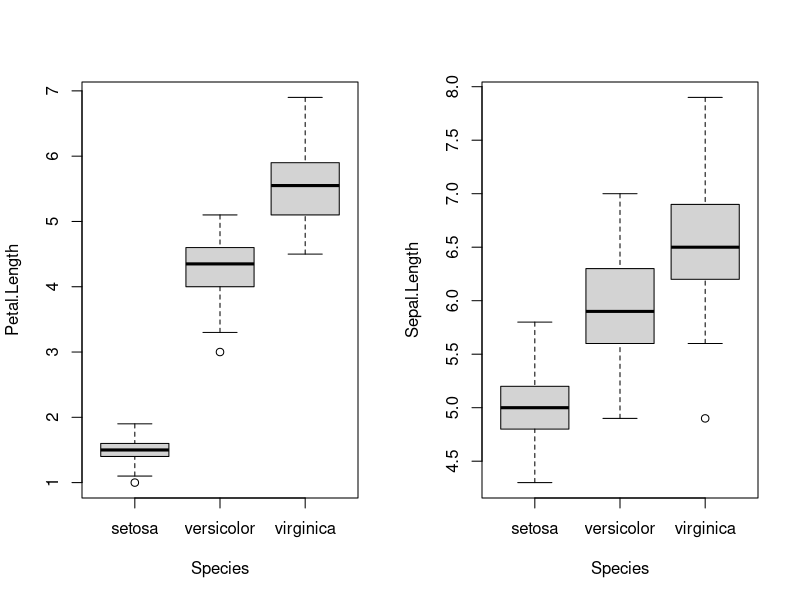
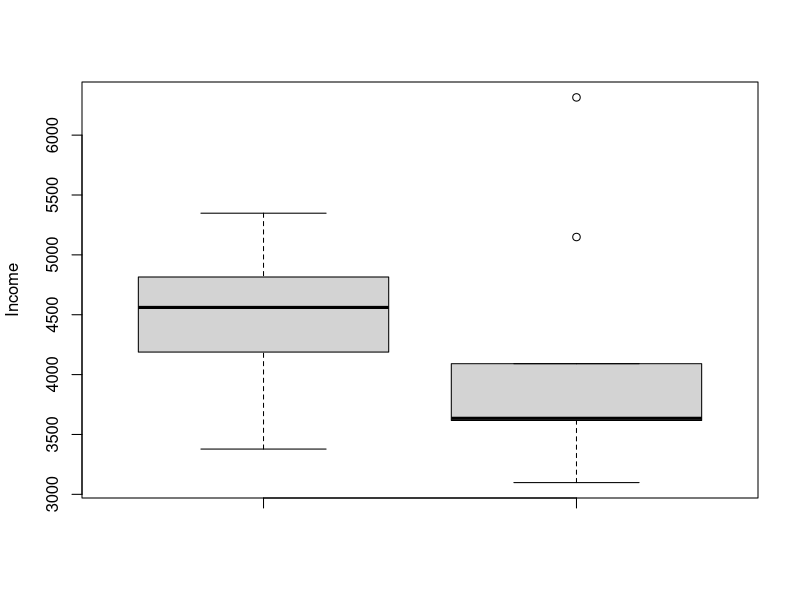
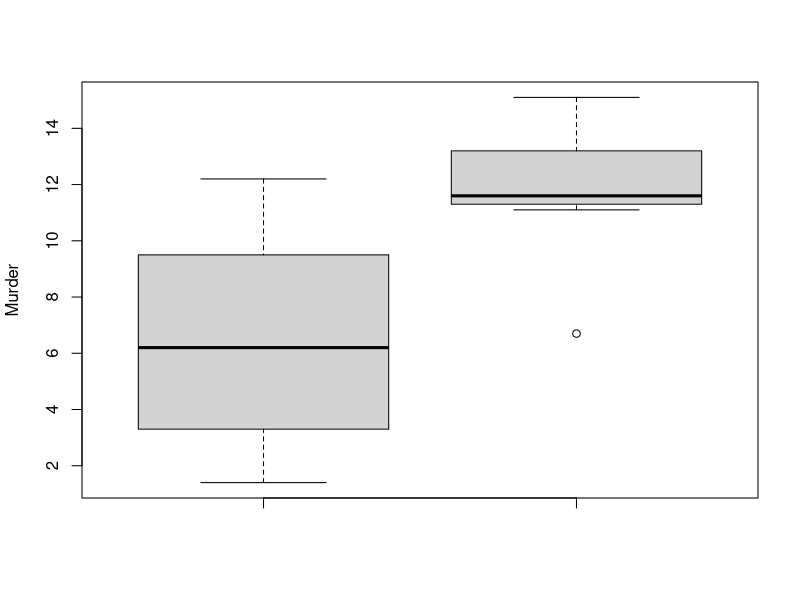

The R source for these figures, in order:
#20171274 정종찬 중간고사

#1. iris dataset 구조에 대해 설명하시오.
str(iris)


# Species에 따른 Petal.Length와 Sepal.Length에 대한 boxplot을 각각 그리고, boxplot으로 추정할 수 있는 것들을 모두 설명하시오. ( 5점 )
par(mfrow=c(1,2))
boxplot(Petal.Length~Species, data=iris, ylab='Petal.Length')
boxplot(Sepal.Length~Species, data=iris, ylab='Sepal.Length')


# state.x77 dataset을 Life Exp(기대수명)가 70이상인 주와 70미만인 주를 각각 high.life, low.life에 저장하고 다음의 질문을 분석하시오.
str(state.x77)

states <- data.frame(state.x77)
str(states)

high.life <- subset(states, Life.Exp>=70)
low.life <- subset(states, Life.Exp<70)


#2. high.life와 low.life의 Income(수입)에 대해 분석하시오.
par(mfrow=c(1,1))
boxplot(high.life[,"Income"], low.life[,"Income"], ylab="Income")

View(high.life)
View(low.life)


#3. high.life와 low.life의 Murder(살인사건발생율)에 대해 분석하시오. ( 5점 )
boxplot(high.life[,"Murder"], low.life[,"Murder"], ylab="Murder")